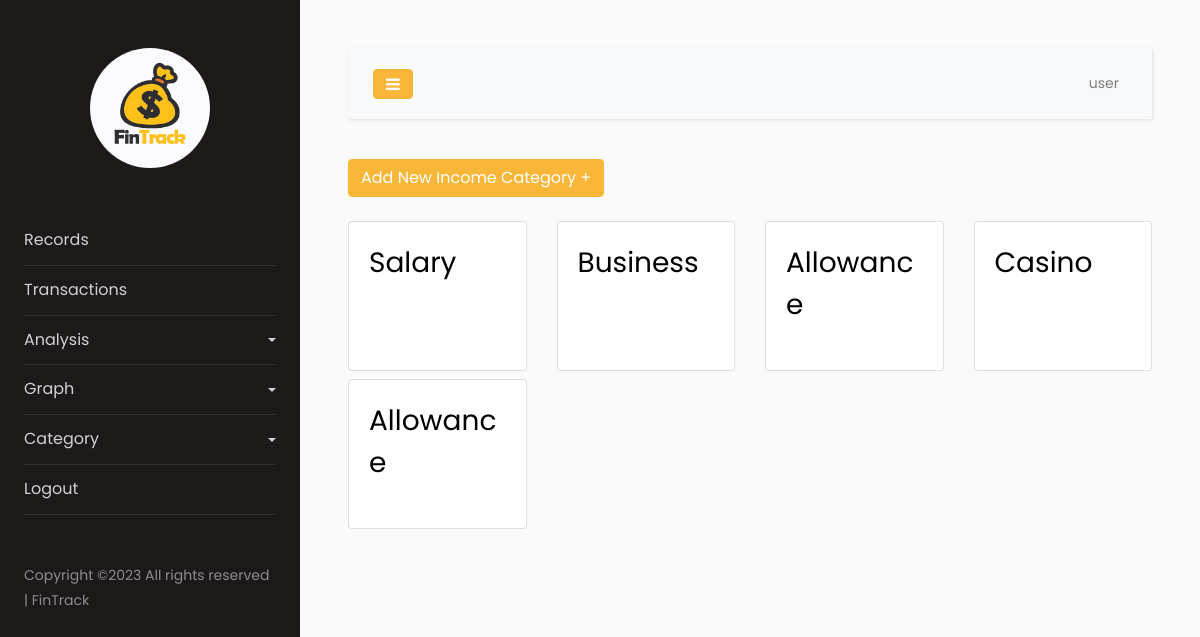
Page /app/category.php?type=Income (signed in) on the committed database.
### tables this page shows
CREATE TABLE `category` (
  `Id` int(11) NOT NULL AUTO_INCREMENT,
  `createdById` int(11) DEFAULT '0',
  `name` varchar(255) DEFAULT NULL,
  `type` varchar(255) DEFAULT NULL,
  PRIMARY KEY (`Id`)
);

### config/Models.php (called while the page is built, shortened)
<?php
include "CRUD.php";
function category() {
	$crud = new CRUD;
	$crud->table = "category";
	return $crud;
}
?>

### config/CRUD.php (called while the page is built)
<?php class CRUD{var $table;var $obj=array();function arrayToQuery($query){$query_array=array();foreach($query as $key=>$key_value){if($key_value=="NOW()"){$query_array[]="$key=$key_value";}else{$query_array[]="$key='".htmlspecialchars($key_value,ENT_QUOTES)."'";}}return implode(', ',$query_array);}function list($query=""){$query=$query?"where ".$query:"";$db=Database::connect();$pdo=$db->prepare("select * from $this->table $query");$pdo->execute();$result=$pdo->fetchAll(PDO::FETCH_OBJ);Database::disconnect();return $result;}function count($query=""){$query=$query?"where ".$query:"";$db=Database::connect();$pdo=$db->prepare("select * from $this->table $query");$pdo->execute();Database::disconnect();return $pdo->rowCount();}function get($args){$db=Database::connect();$pdo=$db->prepare("select * from $this->table where $args");$pdo->execute();$result=$pdo->fetch(PDO::FETCH_OBJ);Database::disconnect();return $result;}function create(){$object=$this->arrayToQuery($this->obj);$db=Database::connect();$pdo=$db->prepare("insert into $this->table set $object");$pdo->execute();Database::disconnect();}function update($args){$object=$this->arrayToQuery($this->obj);$db=Database::connect();$pdo=$db->prepare("update $this->table set $object where $args");$pdo->execute();Database::disconnect();}function delete($args){$db=Database::connect();$pdo=$db->prepare("delete from $this->table where $args");$pdo->execute();Database::disconnect();}} ?>

### app/category.php (the view, shortened to what this page needs)
<?php
$ROOT_DIR="../";
include $ROOT_DIR . "templates/header.php";
$userId = $_SESSION["user_session"]["Id"];
$type = $_GET["type"];
$category_list = category()->list("type='$type' and (createdById=$userId or createdById=0)");
?>
<button type="button" class="btn btn-primary" href="javascript:void(0)" id="btn-add-category">
  Add New <?=$type;?> Category +
</button>
<div class="row mt-3">
  <?php foreach ($category_list as $row):
     ?>
    <div class="col-lg-3 mt-2 category-items">
        <div class="card card-category"  onmouseover="display_button('button_<?=$row->Id?>')"  onmouseout="hide_button('button_<?=$row->Id?>')" style="min-height:150px;">
          <div class="card-body category-data"
          data-id="<?=$row->Id;?>"
          data-name="<?=$row->name;?>"
          >
            <h3><?=$row->name;?></h3>
          </div>
        </div>
    </div>
<?php endforeach;?>
</div>
<?php include $ROOT_DIR . "templates/footer.php"; ?>

### app/category.php (style rules this page uses)
.card-category { cursor: pointer; min-height: 200px; }

### rows in the picture
category: name "Salary"
category: name "Business"
category: name "Allowance"
category: name "Casino"
category: name "Allowance"

### other values in the picture
$user["username"] "user"
$type "Income"
